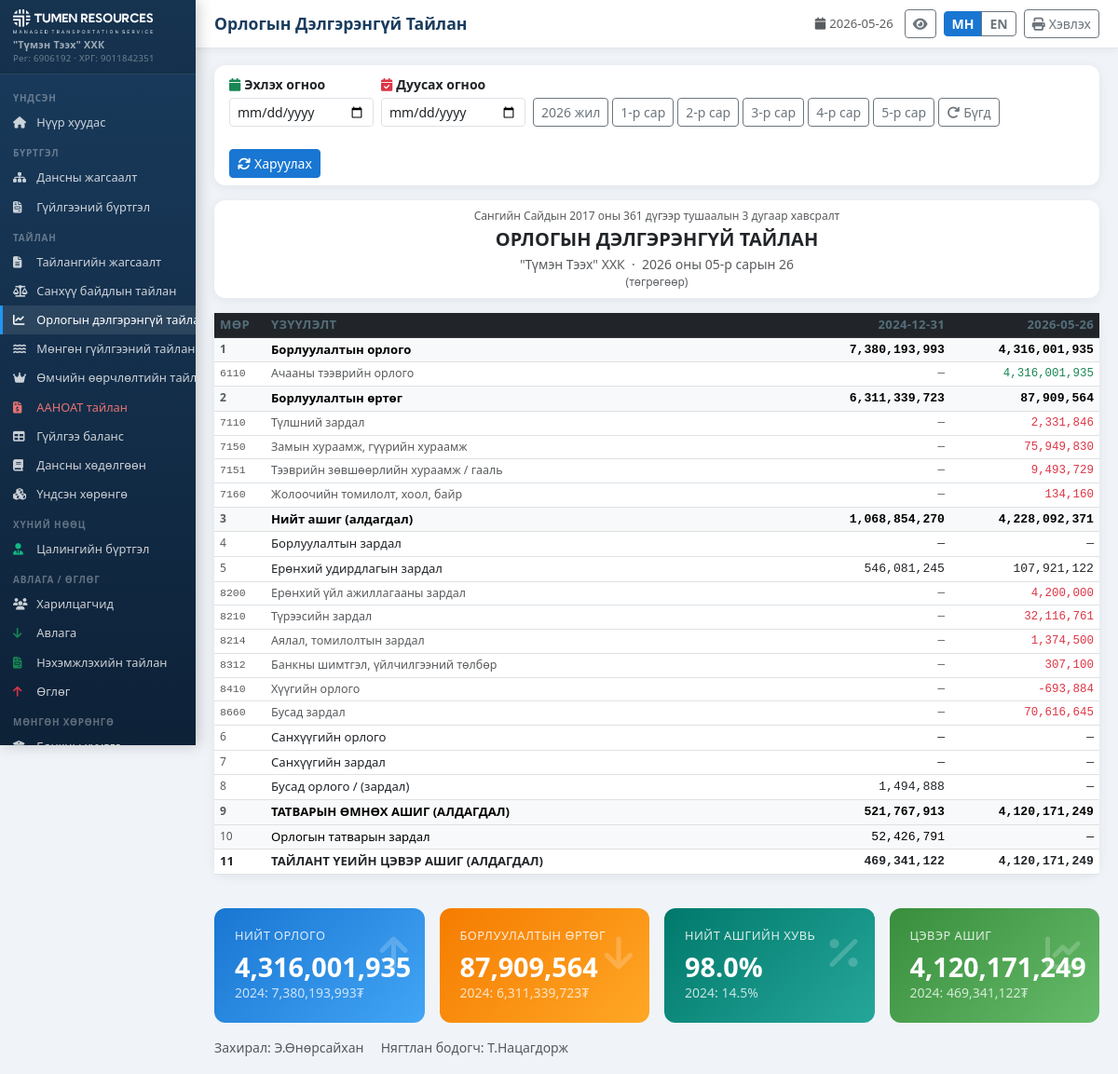
The page /reports/income-statement on the database its author committed.
### app.py (models this page shows)
class Account(db.Model):
    __tablename__ = 'accounts'
    id = db.Column(db.Integer, primary_key=True)
    code = db.Column(db.String(20), unique=True, nullable=False)
    name = db.Column(db.String(200), nullable=False)
    type = db.Column(db.String(50), nullable=False)  # asset, liability, equity, income, expense
    parent_id = db.Column(db.Integer, db.ForeignKey('accounts.id'), nullable=True)
    is_active = db.Column(db.Boolean, default=True)
    created_at = db.Column(db.DateTime, default=datetime.utcnow)
    children = db.relationship('Account', backref=db.backref('parent', remote_side=[id]))
    debit_lines = db.relationship('JournalLine', foreign_keys='JournalLine.debit_account_id', backref='debit_account')
    credit_lines = db.relationship('JournalLine', foreign_keys='JournalLine.credit_account_id', backref='credit_account')

### app.py (the view)
@app.route('/reports/income-statement')
def income_statement():
    from sqlalchemy import func as _sf
    report_date = date.today()
    date_from_str = request.args.get('date_from', '')
    date_to_str   = request.args.get('date_to', '')
    try:
        df = datetime.strptime(date_from_str, '%Y-%m-%d').date() if date_from_str else None
    except Exception:
        df = None
    try:
        dt = datetime.strptime(date_to_str, '%Y-%m-%d').date() if date_to_str else None
    except Exception:
        dt = None
    def _bal_range(account_id, d_from=None, d_to=None):
        def _sum(fk_col):
            q = db.session.query(_sf.sum(JournalLine.amount)).join(
                Journal, JournalLine.journal_id == Journal.id
            ).filter(Journal.status == 'posted', fk_col == account_id)
            if d_from: q = q.filter(Journal.date >= d_from)
            if d_to:   q = q.filter(Journal.date <= d_to)
            return q.scalar() or 0
        return _sum(JournalLine.debit_account_id) - _sum(JournalLine.credit_account_id)
    def _subtree_range(root_code, d_from=None, d_to=None):
        accts = Account.query.filter(
            Account.code.like(root_code + '%'), Account.is_active == True
        ).all()
        return sum(_bal_range(a.id, d_from, d_to) for a in accts)
    revenue      = -_subtree_range('6', df, dt)
    cogs         = _subtree_range('7', df, dt)
    gross_profit = revenue - cogs
    ga_expense   = _subtree_range('8', df, dt)
    other_income = 0
    ebit         = gross_profit - ga_expense + other_income
    tax_expense  = _subtree_range('9', df, dt)
    net_profit   = ebit - tax_expense
    odt = dict(
        revenue=revenue, cogs=cogs, gross_profit=gross_profit,
        ga_expense=ga_expense, other_income=other_income,
        ebit=ebit, tax_expense=tax_expense, net_profit=net_profit
    )
    odt25 = dict(
        revenue=7380193993.09, cogs=6311339722.93, gross_profit=1068854270.16,
        ga_expense=546081244.58, other_income=1494887.88,
        ebit=521767913.46, tax_expense=52426791.35, net_profit=469341122.11
    )
    rev_detail = []
    for a in Account.query.filter(Account.code.like('6%'), Account.is_active==True).order_by(Account.code).all():
        b = -_bal_range(a.id, df, dt)
        if abs(b) > 0: rev_detail.append({'account': a, 'balance': b})
    exp_detail = []
    for a in Account.query.filter(
        db.or_(Account.code.like('7%'), Account.code.like('8%'), Account.code.like('9%')),
        Account.is_active==True
    ).order_by(Account.code).all():
        b = _bal_range(a.id, df, dt)
        if abs(b) > 0: exp_detail.append({'account': a, 'balance': b})
    return render_template('income_statement.html',
        odt=odt, odt25=odt25,
        rev_detail=rev_detail, exp_detail=exp_detail,
        report_date=report_date,
        date_from=date_from_str, date_to=date_to_str, now=date.today())

### templates/income_statement.html (shortened to what this page needs)
{% extends "base.html" %}
{% block page_title %}Орлогын Дэлгэрэнгүй Тайлан{% endblock %}
{% block topbar_actions %}
<button onclick="window.print()" class="btn btn-outline-secondary btn-sm no-print">
    <i class="fas fa-print me-1"></i>Хэвлэх
</button>
{% endblock %}
{% block content %}
{% macro fmt(v) %}{{ "{:,.0f}".format(v|abs) if v else '—' }}{% endmacro %}
{% macro row(num, label, v26, v25, bold=false, indent=0, is_profit=false) %}
<tr {% if bold %}class="fw-bold table-light"{% endif %} style="font-size:0.82rem">
  <td class="text-muted" style="width:55px;font-size:0.75rem">{{ num }}</td>
  <td style="padding-left:{{ (indent*16+10)|string }}px">{{ label }}</td>
  <td class="text-end num {% if v25 < 0 %}text-danger{% endif %}">{{ fmt(v25) }}</td>
  <td class="text-end num {% if v26 < 0 %}text-danger{% endif %}">{{ fmt(v26) }}</td>
</tr>
{% endmacro %}
<div class="card mb-3 no-print">
  <div class="card-body py-2">
    <form method="get" class="d-flex flex-wrap gap-2 align-items-end">
      <div>
        <label class="form-label small fw-semibold mb-1">
          <i class="fas fa-calendar me-1 text-success"></i>Эхлэх огноо
        </label>
        <input type="date" name="date_from" id="isDateFrom"
               value="{{ date_from }}" class="form-control form-control-sm" style="width:155px">
      </div>
      <div>
        <label class="form-label small fw-semibold mb-1">
          <i class="fas fa-calendar-check me-1 text-danger"></i>Дуусах огноо
        </label>
        <input type="date" name="date_to" id="isDateTo"
               value="{{ date_to }}" class="form-control form-control-sm" style="width:155px">
      </div>
      <div class="d-flex gap-1 mt-3">
        <button type="button" class="btn btn-outline-secondary btn-sm is-quick"
                data-from="{{ now.year }}-01-01" data-to="{{ now.strftime('%Y-%m-%d') }}">
          {{ now.year }} жил
        </button>
        {% for m in range(1, now.month + 1) %}
        <button type="button" class="btn btn-outline-secondary btn-sm is-quick"
                data-from="{{ now.year }}-{{ '%02d'|format(m) }}-01"
                data-to="{{ now.year }}-{{ '%02d'|format(m) }}-31">
          {{ m }}-р сар
        </button>
        {% endfor %}
        <a href="{{ url_for('income_statement') }}" class="btn btn-outline-secondary btn-sm">
          <i class="fas fa-redo me-1"></i>Бүгд
        </a>
      </div>
      <div class="mt-3">
        <button type="submit" class="btn btn-primary btn-sm">
          <i class="fas fa-sync me-1"></i>Харуулах
        </button>
      </div>
    </form>
  </div>
</div>
<div class="card mb-3">
  <div class="card-body text-center py-2">
    {% if lang == 'en' %}
    <div class="text-muted" style="font-size:0.75rem">Ministry of Finance Order No. 361, 2017 — Attachment 3</div>
    <h5 class="fw-bold mt-1 mb-1">INCOME STATEMENT</h5>
    <div class="small text-muted">{{ company.name }} &nbsp;·&nbsp;
      {% if date_from or date_to %}
        {{ date_from if date_from else '…' }} — {{ date_to if date_to else 'today' }}
      {% else %}
        {{ report_date.strftime('%B %d, %Y') }}
      {% endif %}
    </div>
    <div class="text-muted" style="font-size:0.75rem">(in MNT)</div>
    {% else %}
    <div class="text-muted" style="font-size:0.75rem">Сангийн Сайдын 2017 оны 361 дүгээр тушаалын 3 дугаар хавсралт</div>
    <h5 class="fw-bold mt-1 mb-1">ОРЛОГЫН ДЭЛГЭРЭНГҮЙ ТАЙЛАН</h5>
    <div class="small text-muted">{{ company.name }} &nbsp;·&nbsp;
      {% if date_from or date_to %}
        {{ date_from if date_from else '…' }} — {{ date_to if date_to else 'өнөөдөр' }}
      {% else %}
        {{ report_date.strftime('%Y оны %m-р сарын %d') }}
      {% endif %}
    </div>
    <div class="text-muted" style="font-size:0.75rem">(төгрөгөөр)</div>
    {% endif %}
  </div>
</div>
<div class="card">
  <table class="table table-sm table-hover mb-0" style="font-size:0.82rem">
    <thead class="table-dark">
      <tr>
        <th style="width:55px">Мөр</th>
        <th>Үзүүлэлт</th>
        <th class="text-end" style="width:160px">2024-12-31</th>
        <th class="text-end" style="width:160px">
          {% if date_from or date_to %}{{ date_from if date_from else '…' }}–{{ date_to if date_to else '…' }}
          {% else %}{{ report_date.strftime('%Y-%m-%d') }}{% endif %}
        </th>
      </tr>
    </thead>
    <tbody>
      {{ row('1','Борлуулалтын орлого', odt.revenue, odt25.revenue, bold=true) }}
      {% for d in rev_detail %}
      <tr style="font-size:0.78rem;background:#f8fff8">
        <td class="text-muted font-monospace" style="font-size:0.72rem">{{ d.account.code }}</td>
        <td style="padding-left:26px" class="text-muted">{{ d.account.name }}</td>
        <td class="text-end num text-muted">—</td>
        <td class="text-end num text-success">{{ "{:,.0f}".format(d.balance) }}</td>
      </tr>
      {% endfor %}
      {{ row('2','Борлуулалтын өртөг', odt.cogs, odt25.cogs, bold=true) }}
      {% for d in exp_detail if d.account.code.startswith('7') %}
      <tr style="font-size:0.78rem;background:#fff8f8">
        <td class="text-muted font-monospace" style="font-size:0.72rem">{{ d.account.code }}</td>
        <td style="padding-left:26px" class="text-muted">{{ d.account.name }}</td>
        <td class="text-end num text-muted">—</td>
        <td class="text-end num text-danger">{{ "{:,.0f}".format(d.balance) }}</td>
      </tr>
      {% endfor %}
      {{ row('3','Нийт ашиг (алдагдал)', odt.gross_profit, odt25.gross_profit, bold=true) }}
      {{ row('4','Борлуулалтын зардал', 0, 0, indent=1) }}
      {{ row('5','Ерөнхий удирдлагын зардал', odt.ga_expense, odt25.ga_expense, indent=1) }}
      {% for d in exp_detail if d.account.code.startswith('8') %}
      <tr style="font-size:0.78rem;background:#fff8f8">
        <td class="text-muted font-monospace" style="font-size:0.72rem">{{ d.account.code }}</td>
        <td style="padding-left:42px" class="text-muted">{{ d.account.name }}</td>
        <td class="text-end num text-muted">—</td>
        <td class="text-end num text-danger">{{ "{:,.0f}".format(d.balance) }}</td>
      </tr>
      {% endfor %}
      {{ row('6','Санхүүгийн орлого', 0, 0, indent=1) }}
      {{ row('7','Санхүүгийн зардал', 0, 0, indent=1) }}
      {{ row('8','Бусад орлого / (зардал)', odt.other_income, odt25.other_income, indent=1) }}
    </tbody>
    <tbody class="table-light">
      {{ row('9','ТАТВАРЫН ӨМНӨХ АШИГ (АЛДАГДАЛ)', odt.ebit, odt25.ebit, bold=true) }}
      {{ row('10','Орлогын татварын зардал', odt.tax_expense, odt25.tax_expense, indent=1) }}
    </tbody>
    <tfoot>
      <tr class="text-white fw-bold {% if odt.net_profit >= 0 %}{% else %}{% endif %}"
          style="background:linear-gradient(90deg,{% if odt.net_profit >= 0 %}#388E3C,#66BB6A{% else %}#C62828,#EF5350{% endif %})">
        <td>11</td>
        <td>ТАЙЛАНТ ҮЕИЙН ЦЭВЭР АШИГ (АЛДАГДАЛ)</td>
        <td class="text-end num">{{ "{:,.0f}".format(odt25.net_profit) }}</td>
        <td class="text-end num">{{ "{:,.0f}".format(odt.net_profit) }}</td>
      </tr>
    </tfoot>
  </table>
</div>
<div class="row g-3 mt-2">
  <div class="col-md-3">
    <div class="stat-card bg-blue">
      <div class="icon"><i class="fas fa-arrow-up"></i></div>
      <h6>Нийт орлого</h6>
      <h2>{{ "{:,.0f}".format(odt.revenue) }}</h2>
      <div class="small opacity-75">2024: {{ "{:,.0f}".format(odt25.revenue) }}₮</div>
    </div>
  </div>
  <div class="col-md-3">
    <div class="stat-card bg-orange">
      <div class="icon"><i class="fas fa-arrow-down"></i></div>
      <h6>Борлуулалтын өртөг</h6>
      <h2>{{ "{:,.0f}".format(odt.cogs) }}</h2>
      <div class="small opacity-75">2024: {{ "{:,.0f}".format(odt25.cogs) }}₮</div>
    </div>
  </div>
  <div class="col-md-3">
    <div class="stat-card bg-teal">
      <div class="icon"><i class="fas fa-percentage"></i></div>
      <h6>Нийт ашгийн хувь</h6>
      <h2>{% if odt.revenue > 0 %}{{ "{:.1f}".format(odt.gross_profit / odt.revenue * 100) }}%{% else %}—{% endif %}</h2>
      <div class="small opacity-75">2024: {{ "{:.1f}".format(odt25.gross_profit / odt25.revenue * 100) }}%</div>
    </div>
  </div>
  <div class="col-md-3">
    <div class="stat-card {% if odt.net_profit >= 0 %}bg-green{% else %}bg-red{% endif %}">
      <div class="icon"><i class="fas fa-chart-line"></i></div>
      <h6>Цэвэр ашиг</h6>
      <h2>{{ "{:,.0f}".format(odt.net_profit) }}</h2>
      <div class="small opacity-75">2024: {{ "{:,.0f}".format(odt25.net_profit) }}₮</div>
    </div>
  </div>
</div>
<div class="mt-3 text-muted small no-print">
  Захирал: {{ company.director }} &nbsp;&nbsp;&nbsp; Нягтлан бодогч: {{ company.accountant }}
</div>
{% endblock %}

### rows shown on the page
Account: account.code "6110", account.name "Ачааны тээврийн орлого"
Account: account.code "7110", account.name "Түлшний зардал"
Account: account.code "7150", account.name "Замын хураамж, гүүрийн хураамж"
Account: account.code "7151", account.name "Тээврийн зөвшөөрлийн хураамж / гааль"
Account: account.code "7160", account.name "Жолоочийн томилолт, хоол, байр"
Account: account.code "8200", account.name "Ерөнхий үйл ажиллагааны зардал"
Account: account.code "8210", account.name "Түрээсийн зардал"
Account: account.code "8214", account.name "Аялал, томилолтын зардал"
Account: account.code "8312", account.name "Банкны шимтгэл, үйлчилгээний төлбөр"
Account: account.code "8410", account.name "Хүүгийн орлого"
Account: account.code "8660", account.name "Бусад зардал"
Account: name "Санхүүгийн орлого"
Account: name "Санхүүгийн зардал"

### other values the page prints
{{ company.name }} "\"Түмэн Тээх\" ХХК"
{{ company.register }} "6906192"
{{ company.tax_id }} "9011842351"
{{ t('nav_main') }} "ҮНДСЭН"
{{ t('nav_home') }} "Нүүр хуудас"
{{ t('nav_records') }} "БҮРТГЭЛ"
{{ t('nav_accounts') }} "Дансны жагсаалт"
{{ t('nav_journals') }} "Гүйлгээний бүртгэл"
{{ t('nav_reports') }} "ТАЙЛАН"
{{ t('nav_report_list') }} "Тайлангийн жагсаалт"
{{ t('nav_balance_sheet') }} "Санхүү байдлын тайлан"
{{ t('nav_income') }} "Орлогын дэлгэрэнгүй…"
{{ t('nav_cashflow') }} "Мөнгөн гүйлгээний тайлан"
{{ t('nav_equity') }} "Өмчийн өөрчлөлтийн…"
{{ t('nav_cit') }} "ААНОАТ тайлан"
